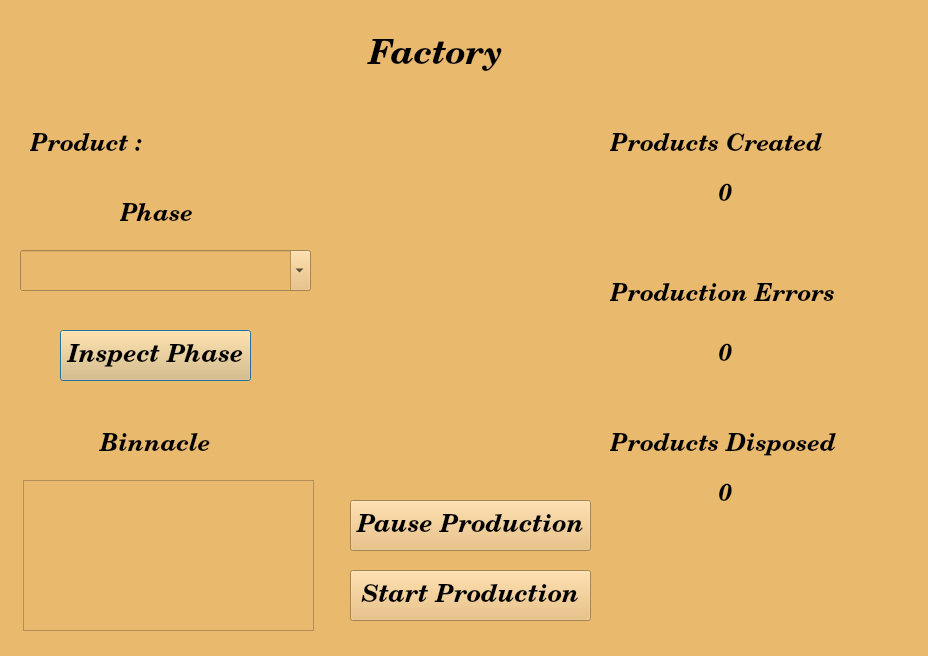
<?xml version="1.0" encoding="UTF-8"?>
<ui version="4.0">
 <class>PipelineViewDialog</class>
 <widget class="QDialog" name="PipelineViewDialog">
  <property name="geometry">
   <rect>
    <x>0</x>
    <y>0</y>
    <width>928</width>
    <height>656</height>
   </rect>
  </property>
  <property name="windowTitle">
   <string>Dialog</string>
  </property>
  <property name="styleSheet">
   <string notr="true">background-color: rgb(233, 185, 110);</string>
  </property>
  <widget class="QLabel" name="FactoryLabel">
   <property name="geometry">
    <rect>
     <x>240</x>
     <y>20</y>
     <width>391</width>
     <height>71</height>
    </rect>
   </property>
   <property name="font">
    <font>
     <family>Century Schoolbook L</family>
     <pointsize>26</pointsize>
     <weight>75</weight>
     <italic>true</italic>
     <bold>true</bold>
    </font>
   </property>
   <property name="text">
    <string>Factory</string>
   </property>
   <property name="alignment">
    <set>Qt::AlignCenter</set>
   </property>
  </widget>
  <widget class="QLabel" name="ProductNameLabel">
   <property name="geometry">
    <rect>
     <x>30</x>
     <y>110</y>
     <width>411</width>
     <height>71</height>
    </rect>
   </property>
   <property name="font">
    <font>
     <family>Century Schoolbook L</family>
     <pointsize>18</pointsize>
     <weight>75</weight>
     <italic>true</italic>
     <bold>true</bold>
    </font>
   </property>
   <property name="text">
    <string>Product : </string>
   </property>
   <property name="alignment">
    <set>Qt::AlignLeading|Qt::AlignLeft|Qt::AlignVCenter</set>
   </property>
  </widget>
  <widget class="QLabel" name="PhaseLabel">
   <property name="geometry">
    <rect>
     <x>120</x>
     <y>180</y>
     <width>81</width>
     <height>71</height>
    </rect>
   </property>
   <property name="font">
    <font>
     <family>Century Schoolbook L</family>
     <pointsize>18</pointsize>
     <weight>75</weight>
     <italic>true</italic>
     <bold>true</bold>
    </font>
   </property>
   <property name="text">
    <string>Phase</string>
   </property>
   <property name="alignment">
    <set>Qt::AlignLeading|Qt::AlignLeft|Qt::AlignVCenter</set>
   </property>
  </widget>
  <widget class="QComboBox" name="PhasesComboBox">
   <property name="geometry">
    <rect>
     <x>20</x>
     <y>250</y>
     <width>291</width>
     <height>41</height>
    </rect>
   </property>
   <property name="font">
    <font>
     <family>Century Schoolbook L</family>
     <pointsize>17</pointsize>
     <weight>75</weight>
     <italic>true</italic>
     <bold>true</bold>
    </font>
   </property>
   <property name="editable">
    <bool>true</bool>
   </property>
   <property name="maxVisibleItems">
    <number>100</number>
   </property>
  </widget>
  <widget class="QPushButton" name="InspectButton">
   <property name="geometry">
    <rect>
     <x>60</x>
     <y>330</y>
     <width>191</width>
     <height>51</height>
    </rect>
   </property>
   <property name="font">
    <font>
     <family>Century Schoolbook L</family>
     <pointsize>19</pointsize>
     <weight>75</weight>
     <italic>true</italic>
     <bold>true</bold>
    </font>
   </property>
   <property name="text">
    <string>Inspect Phase</string>
   </property>
  </widget>
  <widget class="QLabel" name="CreatedLabel">
   <property name="geometry">
    <rect>
     <x>610</x>
     <y>110</y>
     <width>231</width>
     <height>71</height>
    </rect>
   </property>
   <property name="font">
    <font>
     <family>Century Schoolbook L</family>
     <pointsize>18</pointsize>
     <weight>75</weight>
     <italic>true</italic>
     <bold>true</bold>
    </font>
   </property>
   <property name="text">
    <string>Products Created</string>
   </property>
   <property name="alignment">
    <set>Qt::AlignLeading|Qt::AlignLeft|Qt::AlignVCenter</set>
   </property>
  </widget>
  <widget class="QLabel" name="CantCreatedLabel">
   <property name="geometry">
    <rect>
     <x>660</x>
     <y>160</y>
     <width>131</width>
     <height>71</height>
    </rect>
   </property>
   <property name="font">
    <font>
     <family>Century Schoolbook L</family>
     <pointsize>18</pointsize>
     <weight>75</weight>
     <italic>true</italic>
     <bold>true</bold>
    </font>
   </property>
   <property name="text">
    <string>0</string>
   </property>
   <property name="alignment">
    <set>Qt::AlignCenter</set>
   </property>
  </widget>
  <widget class="QLabel" name="ErrorsLabel">
   <property name="geometry">
    <rect>
     <x>610</x>
     <y>260</y>
     <width>231</width>
     <height>71</height>
    </rect>
   </property>
   <property name="font">
    <font>
     <family>Century Schoolbook L</family>
     <pointsize>18</pointsize>
     <weight>75</weight>
     <italic>true</italic>
     <bold>true</bold>
    </font>
   </property>
   <property name="text">
    <string>Production Errors</string>
   </property>
   <property name="alignment">
    <set>Qt::AlignLeading|Qt::AlignLeft|Qt::AlignVCenter</set>
   </property>
  </widget>
  <widget class="QLabel" name="CantErrorsLabel">
   <property name="geometry">
    <rect>
     <x>660</x>
     <y>320</y>
     <width>131</width>
     <height>71</height>
    </rect>
   </property>
   <property name="font">
    <font>
     <family>Century Schoolbook L</family>
     <pointsize>18</pointsize>
     <weight>75</weight>
     <italic>true</italic>
     <bold>true</bold>
    </font>
   </property>
   <property name="text">
    <string>0</string>
   </property>
   <property name="alignment">
    <set>Qt::AlignCenter</set>
   </property>
  </widget>
  <widget class="QLabel" name="DisposedLabel">
   <property name="geometry">
    <rect>
     <x>610</x>
     <y>410</y>
     <width>231</width>
     <height>71</height>
    </rect>
   </property>
   <property name="font">
    <font>
     <family>Century Schoolbook L</family>
     <pointsize>18</pointsize>
     <weight>75</weight>
     <italic>true</italic>
     <bold>true</bold>
    </font>
   </property>
   <property name="text">
    <string>Products Disposed</string>
   </property>
   <property name="alignment">
    <set>Qt::AlignLeading|Qt::AlignLeft|Qt::AlignVCenter</set>
   </property>
  </widget>
  <widget class="QLabel" name="CantDisposedLabel">
   <property name="geometry">
    <rect>
     <x>660</x>
     <y>460</y>
     <width>131</width>
     <height>71</height>
    </rect>
   </property>
   <property name="font">
    <font>
     <family>Century Schoolbook L</family>
     <pointsize>18</pointsize>
     <weight>75</weight>
     <italic>true</italic>
     <bold>true</bold>
    </font>
   </property>
   <property name="text">
    <string>0</string>
   </property>
   <property name="alignment">
    <set>Qt::AlignCenter</set>
   </property>
  </widget>
  <widget class="QLabel" name="BinnacleLabel">
   <property name="geometry">
    <rect>
     <x>40</x>
     <y>410</y>
     <width>231</width>
     <height>71</height>
    </rect>
   </property>
   <property name="font">
    <font>
     <family>Century Schoolbook L</family>
     <pointsize>18</pointsize>
     <weight>75</weight>
     <italic>true</italic>
     <bold>true</bold>
    </font>
   </property>
   <property name="text">
    <string>Binnacle</string>
   </property>
   <property name="alignment">
    <set>Qt::AlignCenter</set>
   </property>
  </widget>
  <widget class="QTextEdit" name="BinnacleTextEdit">
   <property name="geometry">
    <rect>
     <x>23</x>
     <y>480</y>
     <width>291</width>
     <height>151</height>
    </rect>
   </property>
  </widget>
  <widget class="QPushButton" name="StopButton">
   <property name="geometry">
    <rect>
     <x>350</x>
     <y>570</y>
     <width>241</width>
     <height>51</height>
    </rect>
   </property>
   <property name="font">
    <font>
     <family>Century Schoolbook L</family>
     <pointsize>19</pointsize>
     <weight>75</weight>
     <italic>true</italic>
     <bold>true</bold>
    </font>
   </property>
   <property name="text">
    <string>Start Production</string>
   </property>
  </widget>
  <widget class="QPushButton" name="PauseButton">
   <property name="geometry">
    <rect>
     <x>350</x>
     <y>500</y>
     <width>241</width>
     <height>51</height>
    </rect>
   </property>
   <property name="font">
    <font>
     <family>Century Schoolbook L</family>
     <pointsize>19</pointsize>
     <weight>75</weight>
     <italic>true</italic>
     <bold>true</bold>
    </font>
   </property>
   <property name="text">
    <string>Pause Production</string>
   </property>
  </widget>
 </widget>
 <resources/>
 <connections/>
</ui>
